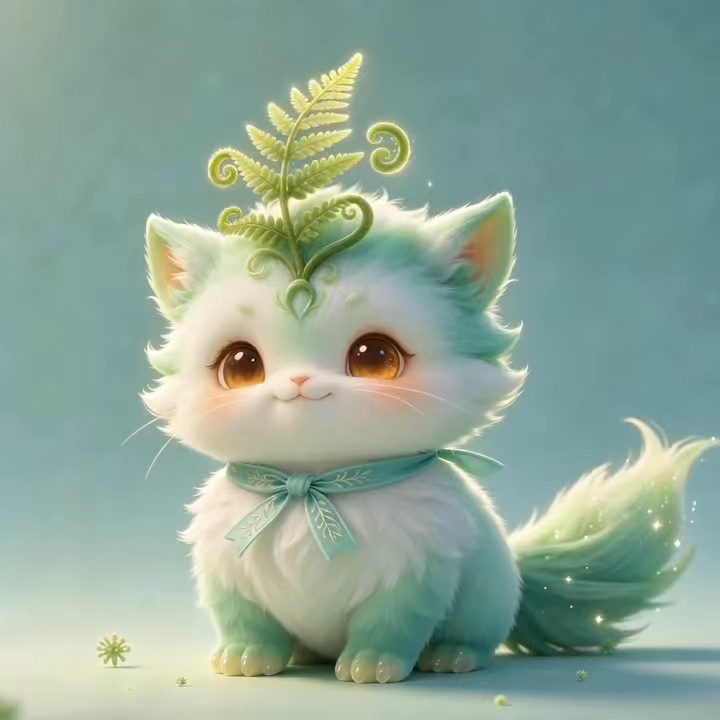
#> input picture reference_frame_00.png, 720 x 720 px
$ python -i make_gifs_v2.py   (imports and definitions only)   (older library calls are emulated)
#> lines starting #> are read from the running program, lines starting #| are printed output that depends on the picture; after the words box and inside, x2 and y2 are one past the last pixel; in counts of white or black regions, pixels touching at a corner belong together
# -*- coding: utf-8 -*-
"""
青芽 24表情包升级版动效合成引擎 v2

核心升级 vs v1：
1. 字幕层 - 顶部圆角白底+黑色微软雅黑文字，支持每张自定义文案
2. 多帧真动效 - 根据 action_type 决定位移/缩放/旋转序列
3. 关键帧扩展 - 支持多张主图作为关键帧，PIL 简单补间
4. 透明背景 - 白底 mask 透明 + 字幕独立层

依赖：Pillow
"""
import os
import math
import random
from PIL import Image, ImageDraw, ImageFont, ImageFilter, ImageChops
from typing import List, Tuple, Optional

# ============================================================
# 全局配置
# ============================================================

EMOJI_SIZE = 240            # 输出 GIF 尺寸（微信规范 240x240）
FRAME_COUNT = 14            # 帧数（足够平滑且 ≤500KB）
FRAME_DURATION_MS = 90      # 每帧时长 ms（14帧循环 ≈1.26秒）
SOURCE_SIZE = 1024          # 源图尺寸
FONT_SIZE = 26              # 字幕字号
FONT_PATH = r"C:/Windows/Fonts/msyh.ttc"  # 微软雅黑（中文字体，柔）

# 动作类型枚举
ACTION_BREATHE = "breathe"      # 纯呼吸（身体没动）
ACTION_BOB = "bob"              # 点头
ACTION_SWAY = "sway"            # 横向轻晃（蹭贴）
ACTION_PULSE = "pulse"          # 心跳/用力
ACTION_SCALE_TAP = "scale_tap"  # 缩放弹跳
ACTION_WAVE = "wave"            # 挥手（叠加水平平移）
ACTION_TILT = "tilt"            # 歪头（旋转 ±5°）
ACTION_SPIN_LIGHT = "spinlight" # 小幅旋转

# ============================================================
# 字幕层
# ============================================================

# [50 lines left out: functions make_caption_layer, draw_rounded_rect, not called in this run]


# ============================================================
# 透明背景处理
# ============================================================

def load_white_to_transparent(img_path: str) -> Image.Image:
    """加载 PNG，将白色/近白色背景 mask 透明，alpha 边缘抗锯齿。"""
#> called with img_path = '../../reference_frame_00.png'
    img = Image.open(img_path).convert("RGBA")
    w, h = img.size
#> w = 720; h = 720
    px = img.load()
    threshold = 240
    for y in range(h):
        for x in range(w):
            r, g, b, a = px[x, y]
            # 整体偏白 → 透明
            if r >= threshold and g >= threshold and b >= threshold:
                px[x, y] = (r, g, b, 0)
    # 边缘 alpha 减半去白边（处理白色残留）
    arr = img.split()
    a = arr[3].point(lambda v: int(v * 0.9) if v < 255 else v)
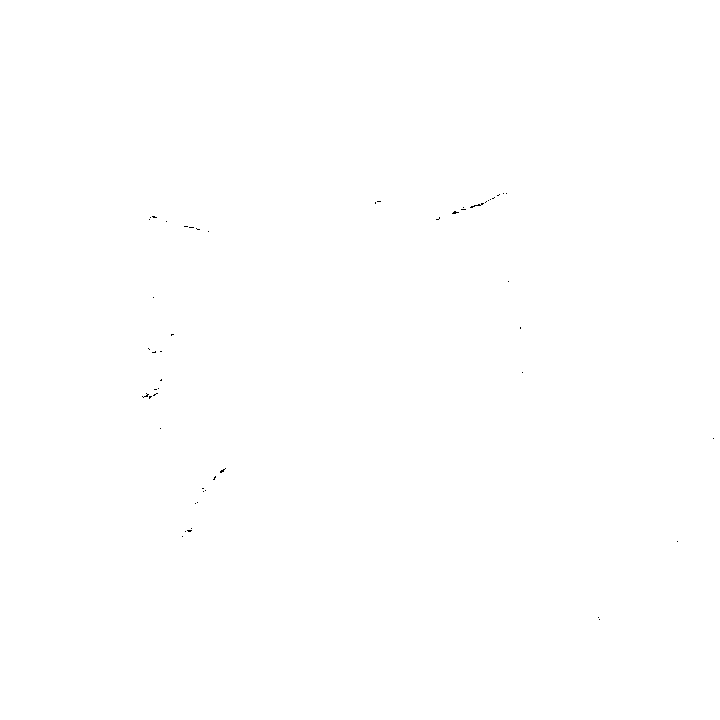
#> a: PIL image 720x720 L; 100% white; black in thin lines or dots, all inside (x1, y1, x2, y2) = (142, 193, 714, 620)
    img.putalpha(a)
    return img


# ============================================================
# 动效函数：每帧对源图施加变换，返回新图
# ============================================================

# [163 lines left out: functions apply_transform, img_with_scale, img_with_transform, make_gif, not called in this run]


# ============================================================
# 24 张表情配置
# ============================================================

# 每张：(主图文件名, 动效类型, 字幕文案)
EMOJIS_V2 = [
    ("qy_01_zaoan",   ACTION_WAVE,        "嗨呀~"),     # 早安 挥手
    ("qy_02_wanan",   ACTION_BOB,         "晚安~"),     # 晚安 点头闭眼
    ("qy_03_zaine",   ACTION_TILT,        "在呢~"),     # 在呢 歪头
    ("qy_04_jiayou",  ACTION_PULSE,       "加油！"),     # 加油 心跳
    ("qy_05_weiqu",   ACTION_BOB,         "呜…"),        # 委屈 低头
    ("qy_06_emo",     ACTION_SWAY,        "抱抱"),       # emo 抱抱
    ("qy_07_kaixin",  ACTION_SCALE_TAP,   "嘿嘿"),      # 开心 弹跳
    ("qy_08_baobao",  ACTION_SPIN_LIGHT,  "来抱~"),     # 抱抱 转转
    ("qy_09_bixin",   ACTION_WAVE,        "比心"),      # 比心 轻挥
    ("qy_10_cengceng",ACTION_SWAY,        "蹭蹭"),      # 蹭蹭 横向
    ("qy_11_qinqin",  ACTION_SCALE_TAP,   "mua~"),      # 亲亲 嘟嘴弹
    ("qy_12_tietie",  ACTION_SWAY,        "贴贴"),      # 贴贴 晃动
    ("qy_13_shoudao", ACTION_TILT,        "收到"),      # 收到 点头
    ("qy_14_xiexie",  ACTION_BOB,         "谢谢~"),     # 谢谢 鞠躬
    ("qy_15_bukeqi",  ACTION_TILT,        "没事"),      # 不客气
    ("qy_16_meiguanxi",ACTION_BOB,        "没关系~"),   # 没关系
    ("qy_17_sikao",   ACTION_TILT,        "嗯？"),      # 思考 歪头
    ("qy_18_aiya",    ACTION_SCALE_TAP,   "哎呀"),      # 哎呀 弹跳惊讶
    ("qy_19_ele",     ACTION_PULSE,       "饿饿"),      # 饿了 心跳(渴望)
    ("qy_20_xiangni", ACTION_BREATHE,     "想你"),      # 想你 安静呼吸
    ("qy_21_duilian_wink",   ACTION_WAVE, "嗨~"),        # 怼脸 wink 挥手
    ("qy_22_duilian_qinqin", ACTION_SCALE_TAP, "mua"),  # 怼脸亲亲 嘟嘴弹
    ("qy_23_duilian_haixiu", ACTION_SWAY, "羞"),        # 怼脸害羞
    ("qy_24_duilian_miyankxiao", ACTION_SCALE_TAP, "嘿嘿"),  # 怼脸笑
]


# [21 lines left out: function batch_make, not called in this run]


# [4 lines not run here, left out]

>>> result = load_white_to_transparent('../../reference_frame_00.png')
